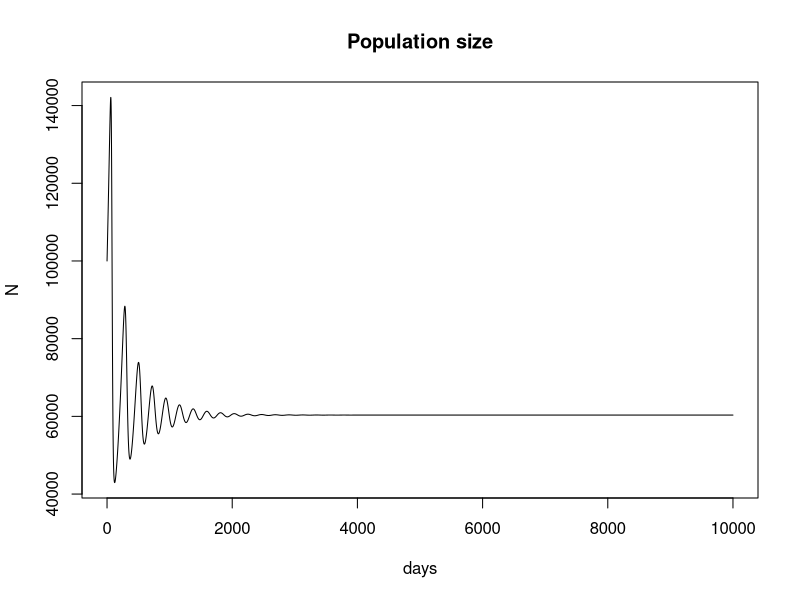
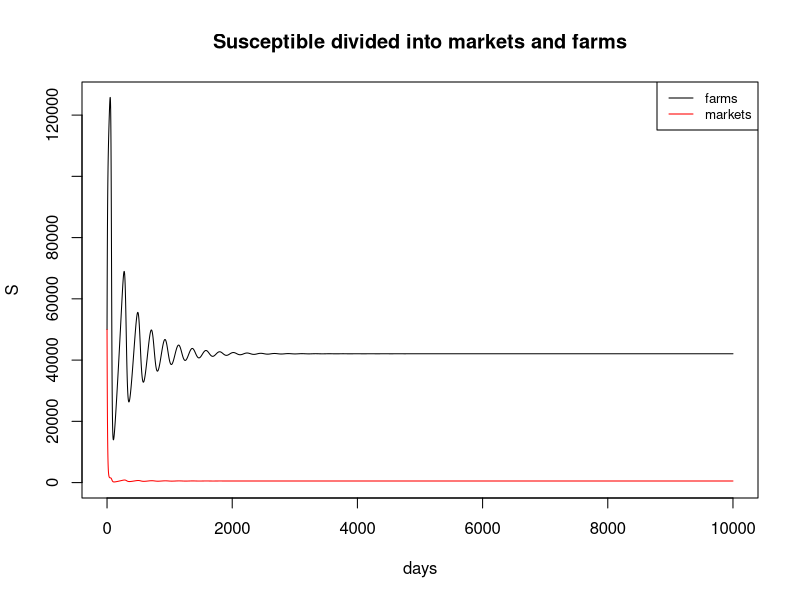
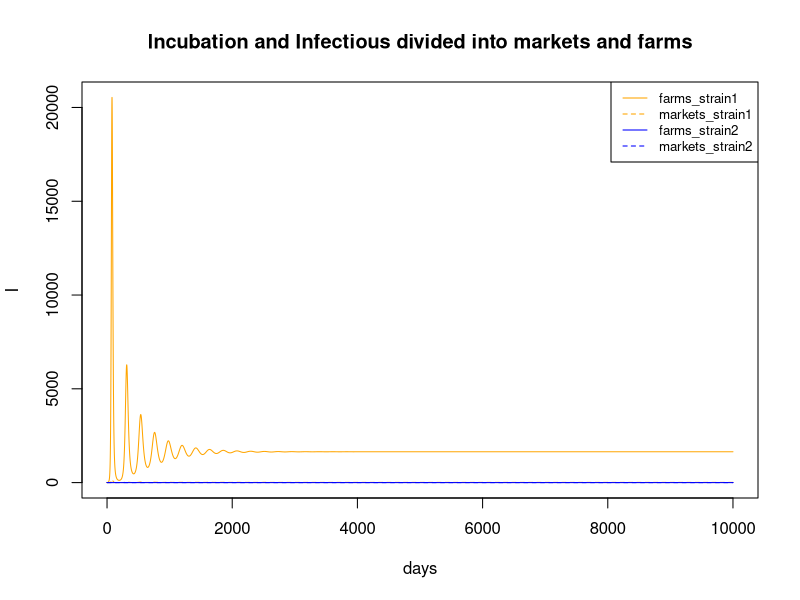
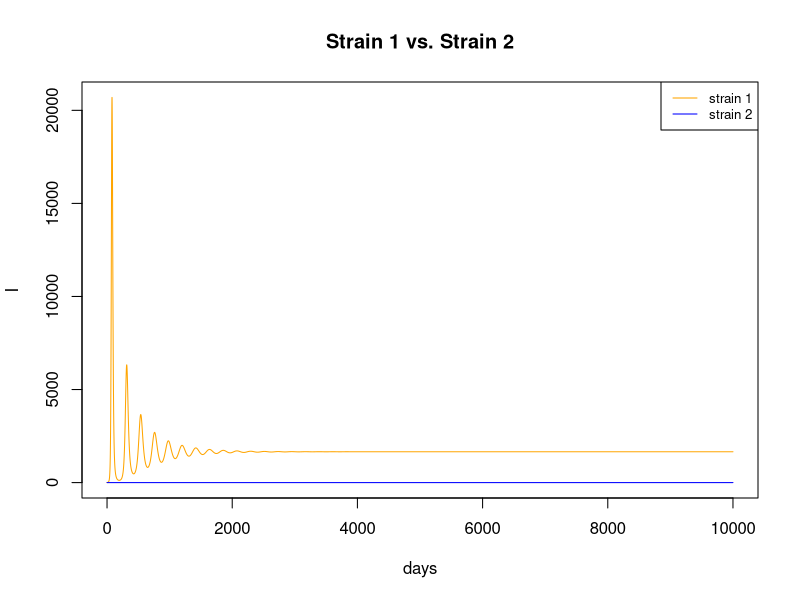
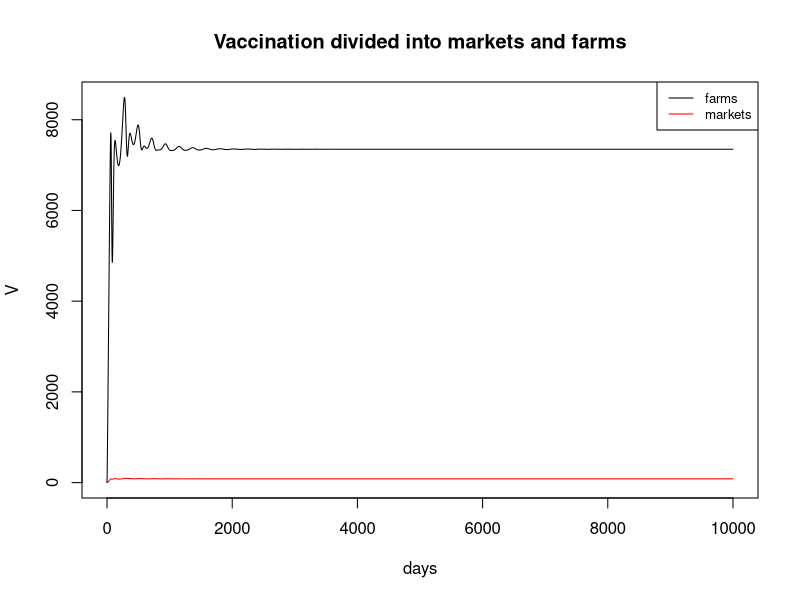

These figures' R source, in order:
# ------------------------------------------------------------------------------
# Space modifies predictions of virulence evolution through differential immunization
# status and contact rate in a backyard poultry farm, live market system
#
# @author: Justin Sheen
# @description: a two-patch, deterministic model that shows the dependency of virulence 
#               evolution on space due to differential immunization status and contact rate.
#               With this model, we seek to understand whether, from a modeling standpoint,
#               a higher virulent form of the virus would be permitted, and whether this
#               higher virulent form will only be able to circulate within farms; acting
#               as a reservoir that spills into the market population and creates transitory
#               epidemics. The rate of migration may limit the amount of space the virulent 
#               virus is able to take over.
# ------------------------------------------------------------------------------

# Assumptions ------------------------------------------------------------------
# - We assume density independent transmission rates
# - We assume that there is no transmission of the vaccine, and that there are no other lower-virulent strains of the virus circulating
# - We assume that probability of death is the same between strain 1 and strain 2 after first infection
# - Vaccination completely protects chickens from mortality, and is only conducted in farms

# Load libraries ---------------------------------------------------------------
library(deSolve)

# Parameters of the model ------------------------------------------------------
# Strain 1 is a lower virulence strain
# Strain 2 is a higher virulence strain
t_max = 1e4 # time of simulation (days)
pop_size = 1e5 # population size
fS_init = (pop_size * 1/2) - 2 # initial susceptible population in farms
mS_init = (pop_size * 1/2) - 2 # initial susceptible population in markets
fI1_init = 1 # initial strain 1 infectious population in farms
mI1_init = 1 # initial strain 1 infectious population in markets
fI2_init = 0#1 # initial strain 2 infectious population in farms
mI2_init = 0#1 # initial strain 2 infectious population in markets
sig = 1 / 5 # transition rate of infectiousness per chicken per day
gamm = 1 / 4.5 # transition rate of recovery per chicken per day
mort = 1 / 4 # disease mortality rate per chicken per day
nat_mort = 1 / 730 # natural mortality rate per chicken per day
res_vir = 0.01
invade_vir = 15.01
# fbet1 = (0.05 * res_vir)^(0.45) / pop_size
# mbet1 = fbet1 * mfbet_ratio
# fbet2 = (0.05 * invade_vir)^(0.45) / pop_size
# mbet2 = fbet2 * mfbet_ratio
# p_1 = ((res_vir * 0.5) / 100) + 0.5
# p_2 = ((invade_vir * 0.5) / 100) + 0.5

fbet1 = (15 / 30) / pop_size # transmission rate of strain 1 among farms per SI contact per day
mbet1 = (40 / 7) / pop_size # transmission rate of strain 1 among markets per SI contact per day
strain_2_multiplication_transmission = 1.0001
strain_2_multiplication_mortality = 1.1
fbet2 = fbet1 * strain_2_multiplication_transmission # transmission rate of strain 2 among farms per SI contact per day 
mbet2 = mbet1 * strain_2_multiplication_transmission # transmission rate of strain 2 among markets per SI contact per day
p_1 = 0.85 # probability of death from NDV infection of strain 1 given chicken was never infected
p_2 = p_1 * strain_2_multiplication_mortality # probability of death from NDV infection of strain 2 given chicken was never infected

b = ((0.75 / 30) / 15) * 5 # birth rate of new chickens in farms per susceptible chicken per day (from Table 2 of household level per month of Annapragada et al. 2019)
perc_sold_per_farm = 0.2 # percent sold in interval
inter_sell_time_per_farm = 120 # days between successive sales of chickens of a farm
m_fm = perc_sold_per_farm / inter_sell_time_per_farm # migration rate of chickens from farms to markets per chicken per day
m_mf = (1 / 7) # migration rate of chickens from markets to farms per chicken per day
perc_vax = 0.2 # percent vaccinated at each campaign
inter_vax_time = 120 # time that perc_vax is vaccinated
v = perc_vax / inter_vax_time # vaccination rate of chickens of farms per susceptible chicken of farm per day
v_hat = (1 / 126) # rate of loss of immunity due to vaccination per chicken per day
theta = (1 / 126) # rate of loss of immunity due to previous infection per chicken per day
parameters <- c(fbet1=fbet1, fbet2=fbet2, mbet1=mbet1, mbet2=mbet2,
                sig=sig, gamm=gamm, mort=mort, p_1=p_1, p_2=p_2, b=b, 
                m_fm=m_fm, m_mf=m_mf,
                v=v, v_hat=v_hat, theta=theta)

# Initial conditions of the model ----------------------------------------------
init <- c(fS=fS_init, fE1=0, fE2=0, fI1=fI1_init, fI2=fI2_init, fR1=0, fR2=0, 
          fV=0, fV_E1=0, fV_I1=0, fV_E2=0, fV_I2=0,
          mS=mS_init, mE1=0, mE2=0, mI1=mI1_init, mI2=mI2_init, mR1=0, mR2=0, 
          mV=0, mV_E1=0, mV_I1=0, mV_E2=0, mV_I2=0)

# Model equations --------------------------------------------------------------
time <- seq(0, t_max, by = t_max / (2 * length(1:t_max)))
eqn <- function(time, state, parameters){
    with(as.list(c(state, parameters)),{
      # Backyard poultry farms
      dfS = b*(fS + fE1 + fE2 + fI1 + fI2 + fR1 + fR2) -
            fbet1*(1-v)*fS*fI1 -fbet2*(1-v)*fS*fI2 -
            fbet1*(1-v)*fS*fV_I1 -fbet2*(1-v)*fS*fV_I2 -
            v*fS +v_hat*fV -
            m_fm*(1-v)*fS +m_mf*mS -
            nat_mort*(1-v)*fS +
            theta*fR1 + theta*fR2
      dfE1 = fbet1*(1-v)*fS*fI1 +fbet1*(1-v)*fS*fV_I1 -
             sig*fE1 -
             m_fm*fE1 +m_mf*mE1 -
             nat_mort*fE1
      dfE2 = fbet2*(1-v)*fS*fI2 +fbet2*(1-v)*fS*fV_I2 -
             sig*fE2 -
             m_fm*fE2 +m_mf*mE2 -
             nat_mort*fE2
      dfI1 = sig*fE1 -
             gamm*(1-p_1)*fI1 -mort*p_1*fI1 -
             m_fm*fI1 +m_mf*mI1 -
             nat_mort*fI1
      dfI2 = sig*fE2 -
             gamm*(1-p_2)*fI2 -mort*p_2*fI2 -
             m_fm*fI2 + m_mf*mI2 -
             nat_mort*fI2
      dfR1 = gamm*(1-p_1)*fI1 -
             theta*fR1 -
             m_fm*fR1 +m_mf*mR1 -
             nat_mort*fR1
      dfR2 = gamm*(1-p_2)*fI2 -
             theta*fR2 -
             m_fm*fR2 +m_mf*mR2 -
             nat_mort*fR2
      dfV = v*(fS) -v_hat*fV -
            fbet1*fV*fI1 -fbet2*fV*fI2 -
            fbet1*fV*fV_I1 -fbet2*fV*fV_I2 +
            gamm*fV_I1 +gamm*fV_I2 -
            m_fm*fV + m_mf*mV -
            nat_mort*fV
      dfV_E1 = fbet1*fV*fI1 +fbet1*fV*fV_I1 -
               sig*fV_E1 -
               m_fm*fV_E1 +m_mf*mV_E1 -
               nat_mort*fV_E1
      dfV_I1 = sig*fV_E1 -
               gamm*fV_I1 -
               m_fm*fV_I1 +m_mf*mV_I1 -
               nat_mort*fV_I1
      dfV_E2 = fbet2*fV*fI2 +fbet2*fV*fV_I2 -
               sig*fV_E2 -
               m_fm*fV_E2 +m_mf*mV_E2 -
               nat_mort*fV_E2
      dfV_I2 = sig*fV_E2 -
               gamm*fV_I2 -
               m_fm*fV_I2 +m_mf*mV_I2 -
               nat_mort*fV_I2

      # Live bird markets
      dmS =  b*(mS+mE1+mE2+mI1+mI2+mR1+mR2)-
             mbet1*mS*mI1 -mbet2*mS*mI2 -
             m_mf*mS +m_fm*(1-v)*fS -
             nat_mort*mS +
             theta*mR1 + theta*mR2
      dmE1 = mbet1*mS*mI1 -
             sig*mE1 -
             m_mf*mE1 +m_fm*fE1 -
             nat_mort*mE1
      dmE2 = mbet2*mS*mI2 -
             sig*mE2 -
             m_mf*mE2 +m_fm*fE2 -
             nat_mort*mE2
      dmI1 = sig*mE1 -
             gamm*(1-p_1)*mI1 -mort*p_1*mI1 -
             m_mf*mI1 +m_fm*fI1 -
             nat_mort*mI1
      dmI2 = sig*mE2 -
             gamm*(1-p_2)*mI2 -mort*p_2*mI2 -
             m_mf*mI2 +m_fm*fI2 -
             nat_mort*mI2
      dmR1 = gamm*(1-p_1)*mI1 -
             theta*mR1 -
             m_mf*mR1 +m_fm*fR1 -
             nat_mort*mR1
      dmR2 = gamm*(1-p_2)*mI2 -
             theta*mR2 -
             m_mf*mR2 +m_fm*fR2 -
             nat_mort*mR2
      dmV = -v_hat*mV -
            mbet1*mV*mI1 -mbet2*mV*mI2 +
            gamm*mV_I1 + gamm*mV_I2 +
            m_fm*fV -m_mf*mV -
            nat_mort*mV
      dmV_E1 = mbet1*mV*mI1 -
               sig*mV_E1 +
               m_fm*fV_E1 -m_mf*mV_E1 -
               nat_mort*mV_E1
      dmV_I1 = sig*mV_E1 -
               gamm*mV_I1 +
               m_fm*fV_I1 -m_mf*mV_I1 -
               nat_mort*mV_I1
      dmV_E2 = mbet2*mV*fI2 -
               sig*mV_E2 +
               m_fm*fV_E2 -m_mf*mV_E2 -
               nat_mort*mV_E2
      dmV_I2 = sig*mV_E2 -
               gamm*mV_I2 +
               m_fm*fV_I2 -m_mf*mV_I2 -
               nat_mort*mV_I2
      
      return(list(c(dfS, dfE1, dfE2, dfI1, dfI2, dfR1, dfR2,
                    dfV, dfV_E1, dfV_I1, dfV_E2, dfV_I2, 
                    dmS, dmE1, dmE2, dmI1, dmI2, dmR1, dmR2, 
                    dmV, dmV_E1, dmV_I1, dmV_E2, dmV_I2)))})}
out <- ode(y=init, times=time, eqn, parms=parameters)
out.df <- as.data.frame(out)

# Plotting ---------------------------------------------------------------------
# Population size
plot(out.df$time, rowSums(out.df[-c(1)]), main='Population size', ylab='N', xlab='days', type='l')

# Susceptible pool divided into markets and farms
plot(out.df$time, out.df$fS, col='black', type='l', ylim=c(0, max(out.df$fS, out.df$mS)), main='Susceptible divided into markets and farms', ylab='S', xlab='days')
lines(out.df$time, out.df$mS, col='red')
legend('topright', legend=c("farms", "markets"),
       col=c("black", "red"), lty=1, cex=0.8)

# Infectious pool + Infectious and previously recovered pool divided into markets and farms
plot(out.df$time, out.df$fI1, type='l', ylim=c(0, max(out.df$fI1, out.df$mI1, out.df$fI2, out.df$mI2)),
     main='Incubation and Infectious divided into markets and farms', ylab='I', xlab='days', col='orange', lty=1)
lines(out.df$time, out.df$mI1, col='orange', lty=2)
lines(out.df$time, out.df$fI2, col='blue', lty=1)
lines(out.df$time, out.df$mI2, col='blue', lty=2)
legend('topright', legend=c("farms_strain1", "markets_strain1", "farms_strain2", "markets_strain2"),
       col=c("orange", "orange", "blue", "blue"), lty=c(1,2,1,2), cex=0.8)

# Comparing strains 1 and 2
plot(out.df$time, out.df$mI1 + out.df$fI1, col='orange', type='l', ylim=c(0, max((out.df$fI1 + out.df$mI1), (out.df$fI2 + out.df$mI2))),
     main='Strain 1 vs. Strain 2', ylab='I', xlab='days')
lines(out.df$time, out.df$mI2 + out.df$fI2, col='blue')
legend('topright', legend=c("strain 1", "strain 2"),
       col=c("orange", "blue"), lty=1, cex=0.8)

# Vaccination divided into markets and farms
plot(out.df$time, out.df$mV, col='red', type='l', ylim=c(0, max(out.df$mV, out.df$fV)), main='Vaccination divided into markets and farms', ylab='V', xlab='days')
lines(out.df$time, out.df$fV, col='black')
legend('topright', legend=c("farms", "markets"),
       col=c("black", "red"), lty=1, cex=0.8)
